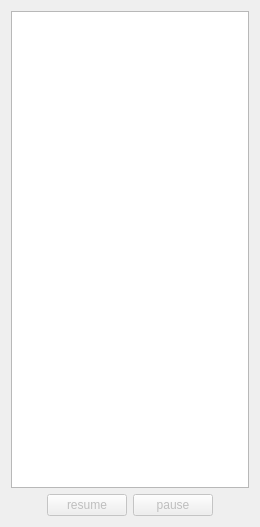
       <widget class="QWidget" name="ScriptsPage">
        <property name="geometry">
         <rect>
          <x>0</x>
          <y>0</y>
          <width>260</width>
          <height>527</height>
         </rect>
        </property>
        <attribute name="label">
         <string>Scripts</string>
        </attribute>
        <attribute name="toolTip">
         <string>start/stop scripts</string>
        </attribute>
        <layout class="QVBoxLayout" name="verticalLayout_16">
         <item>
          <widget class="QListWidget" name="workerScriptListWidget">
           <property name="acceptDrops">
            <bool>true</bool>
           </property>
           <property name="toolTip">
            <string>&lt;html&gt;&lt;head/&gt;&lt;body&gt;&lt;p&gt;scripts can be added/modified in the script window, to start/stop a script:&lt;/p&gt;&lt;p&gt;- double click a row&lt;/p&gt;&lt;p&gt;- select a row and press enter&lt;/p&gt;&lt;p&gt;- select a row and press a button from below&lt;/p&gt;&lt;/body&gt;&lt;/html&gt;</string>
           </property>
           <property name="dragEnabled">
            <bool>true</bool>
           </property>
           <property name="dragDropMode">
            <enum>QAbstractItemView::DragDrop</enum>
           </property>
          </widget>
         </item>
         <item>
          <layout class="QHBoxLayout" name="horizontalLayout_4" stretch="1,2,2,1">
           <item>
            <spacer name="horizontalSpacer_8">
             <property name="orientation">
              <enum>Qt::Horizontal</enum>
             </property>
             <property name="sizeHint" stdset="0">
              <size>
               <width>40</width>
               <height>20</height>
              </size>
             </property>
            </spacer>
           </item>
           <item>
            <widget class="QPushButton" name="startWorkerScriptsPushButton">
             <property name="enabled">
              <bool>false</bool>
             </property>
             <property name="minimumSize">
              <size>
               <width>0</width>
               <height>0</height>
              </size>
             </property>
             <property name="maximumSize">
              <size>
               <width>100</width>
               <height>16777215</height>
              </size>
             </property>
             <property name="text">
              <string>resume</string>
             </property>
            </widget>
           </item>
           <item>
            <widget class="QPushButton" name="pauseWorkerScriptPushButton">
             <property name="enabled">
              <bool>false</bool>
             </property>
             <property name="minimumSize">
              <size>
               <width>0</width>
               <height>0</height>
              </size>
             </property>
             <property name="maximumSize">
              <size>
               <width>100</width>
               <height>16777215</height>
              </size>
             </property>
             <property name="text">
              <string>pause</string>
             </property>
            </widget>
           </item>
           <item>
            <spacer name="horizontalSpacer_6">
             <property name="orientation">
              <enum>Qt::Horizontal</enum>
             </property>
             <property name="sizeHint" stdset="0">
              <size>
               <width>40</width>
               <height>20</height>
              </size>
             </property>
            </spacer>
           </item>
          </layout>
         </item>
         <item>
          <layout class="QHBoxLayout" name="horizontalLayout_5"/>
         </item>
        </layout>
       </widget>
